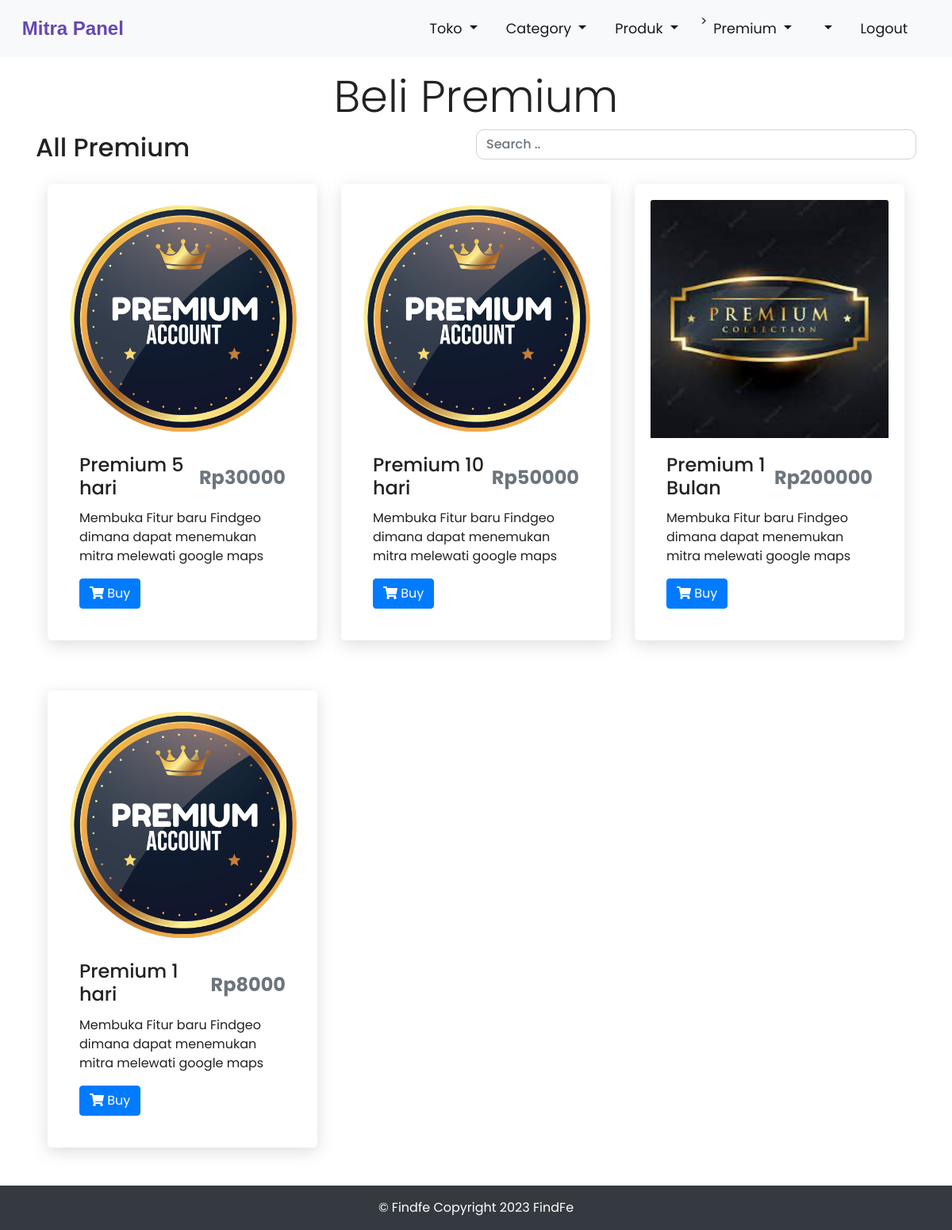
The app's page /index.php/mitra/premium/list with its own data.
### tables this page shows
CREATE TABLE `premium` (
  `p_id` int(11) NOT NULL,
  `name` varchar(255) NOT NULL,
  `about` varchar(255) NOT NULL,
  `price` float NOT NULL,
  `img` text NOT NULL,
  `date` datetime NOT NULL DEFAULT current_timestamp()
);

### application/controllers/mitra/premium.php (called while the page is built, shortened)
<?php
class premium extends CI_Controller
{
	function __construct()
	{
		$this->load->library('cart');
	}
	public function list()
	{
		$this->load->model('Premium_model');
		$premiumesh = $this->Premium_model->getResInfo();
		$this->load->model('Store_model');
		$res = $this->Store_model->getStores();
		$data['premiumesh'] = $premiumesh;
		$data['res'] = $res;
		$this->load->view('mitra/partials/header');
		$this->load->view('mitra/premium/list', $data);
		$this->load->view('mitra/partials/footer');
	}
}

### index.php (called while the page is built, shortened)
<?php
require_once BASEPATH.'core/CodeIgniter.php';

### application/models/Premium_model.php (called while the page is built, shortened)
<?php
class Premium_model extends CI_Model
{
    public function getResInfo()
    {
        $this->db->select('*');
        $this->db->from('premium');
        $result = $this->db->get()->result_array();
        return $result;
    }
}

### application/views/mitra/premium/list.php (the view, shortened to what this page needs)
<div class="container-fluid padding">
    <div class="row welcome text-center welcome">
        <div class="col-12">
            <h1 class="display-4">Beli Premium </h1>
        </div>
    </div>
</div>
<div class="container">
    <div class="d-flex justify-content-between align-items-center">
        <div class="btn-group">
            <h2>All Premium</h2>
        </div>
        <input class="form-control mb-3" id="myInput" type="text" placeholder="Search .." style="width:50%;">
    </div>
    <div class="">
        <div class="container">
            <div id="myTable">
                <div class="row">
                    <?php if (!empty($premiumesh)) { ?>
                        <?php foreach ($premiumesh as $premium) { ?>
                            <div id="card-product" class="col-md-4">
                                <div class="card mb-5 shadow-sm">
                                    <?php $image = $premium['img']; ?>
                                    <img class="card-img-top" src="<?php echo base_url() . 'public/uploads/premium/' . $image; ?>">
                                    <div class="card-body">
                                        <div class="d-flex justify-content-between align-items-center">
                                            <h4 class="card-title"><?php echo $premium['name']; ?></h4>
                                            <h4 class="text-muted"><b>Rp<?php echo $premium['price']; ?></b></h4>
                                        </div>
                                        <p class="card-text"><?php echo $premium['about']; ?></p>
                                        <a href="<?php echo base_url() . 'mitra/premium/addToCart/' . $premium['p_id']; ?>" class="btn btn-primary"><i class="fas fa-shopping-cart"></i> Buy
                                        </a>
                                    </div>
                                </div>
                            </div class="col-md-3">
                        <?php } ?>
                    <?php } else { ?>
                        <div class="jumbotron">
                            <h1>Tidak ada catatan yang ditemukan</h1>
                        </div>
                    <?php } ?>
                </div>
            </div>
        </div>
    </div>
</div>

### assets/css/dashboard.css (style rules this page uses)
* { outline: none; }
html, body { height: 100%; width: 100%; font-family: "Poppins", sans-serif; color: #222; }
.card { background: #ffffff none repeat scroll 0 0; margin: 15px 0; padding: 20px; border: 0 solid #484848; border-radius: 5px; box-shadow: 0 5px 20px rgb(107 107 107 / 23%); }
.form-control { border-radius: 10px; }
input[placeholder] { font-weight: 500; }

### records on screen
premium: img (picture), name "Premium 5 hari", price "30000", about "Membuka Fitur baru Findgeo dimana dapat menemukan mitra melewati google maps"
premium: img (picture), name "Premium 10 hari", price "50000", about "Membuka Fitur baru Findgeo dimana dapat menemukan mitra melewati google maps"
premium: img (picture), name "Premium 1 Bulan", price "200000", about "Membuka Fitur baru Findgeo dimana dapat menemukan mitra melewati google maps"
premium: img (picture), name "Premium 1 hari", price "8000", about "Membuka Fitur baru Findgeo dimana dapat menemukan mitra melewati google maps"
